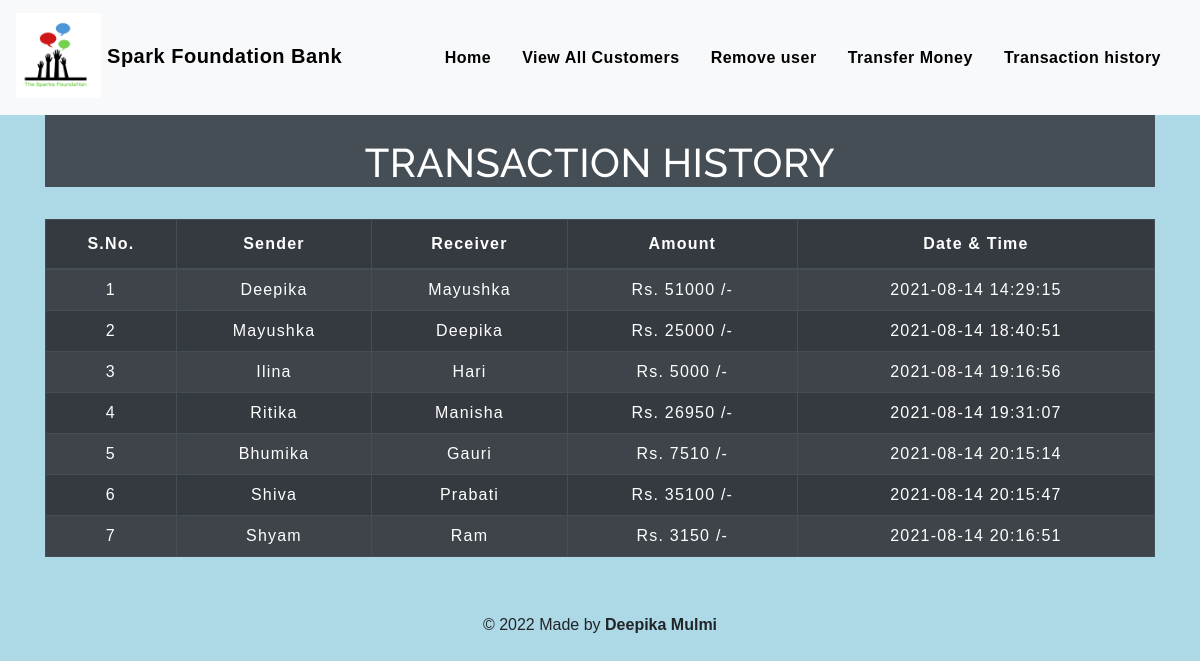
The page /transactionhistory.php on the database its author committed.
### tables this page shows
CREATE TABLE `transaction` (
  `sno` int(3) NOT NULL,
  `sender` text NOT NULL,
  `receiver` text NOT NULL,
  `balance` int(8) NOT NULL,
  `datetime` datetime NOT NULL DEFAULT current_timestamp()
);

### transactionhistory.php (the view, shortened to what this page needs)
<!DOCTYPE html>
<html lang="en">
<head>
    <link rel="stylesheet" href="https://stackpath.bootstrapcdn.com/bootstrap/4.5.2/css/bootstrap.min.css">
    <link rel="stylesheet" type="text/css" href="css/table.css">
    <link rel="stylesheet" type="text/css" href="css/navbar.css">
</head>
<body style="background-color : #ADD8E6;">
<?php
  include 'navbar.php';
?>
	<div class="container">
        <h2 class="text-center pt-4" style="color :white; background-color:#454d55;;">TRANSACTION HISTORY</h2>
       <br>
       <div class="table-responsive-sm">
    <table class="table table-hover table-striped table-condensed table-dark table-bordered">
        <thead style="color : white;">
            <tr>
                <th class="text-center">S.No.</th>
                <th class="text-center">Sender</th>
                <th class="text-center">Receiver</th>
                <th class="text-center">Amount</th>
                <th class="text-center">Date & Time</th>
            </tr>
        </thead>
        <tbody>
        <?php
            include 'config.php';
            $sql ="SELECT * FROM transaction";
            $query =mysqli_query($conn, $sql);
            while($rows = mysqli_fetch_assoc($query))
            {
        ?>
            <tr style="color : white;">
            <td class="py-2"><?php echo $rows['sno']; ?></td>
            <td class="py-2"><?php echo $rows['sender']; ?></td>
            <td class="py-2"><?php echo $rows['receiver']; ?></td>
            <td class="py-2">Rs. <?php echo $rows['balance']; ?> /-</td>
            <td class="py-2"><?php echo $rows['datetime']; ?> </td>
        <?php
            }
        ?>
        </tbody>
    </table>
    </div>
</div>
<footer class="text-center mt-5 py-2">
            <p>&copy 2022 Made by <b>Deepika Mulmi</b></p>
</footer>
</body>
</html>

### navbar.php (shortened to what this page needs)
<nav class="navbar navbar-expand-md navbar-dark bg-light">
<a class="navbar-brand" href="index.php" style="color:black"><img src="img/tsf logo.png" alt="Logo" width="85" style="margin-bottom:4px;"> <b>Spark Foundation Bank</b></a>
<div class="collapse navbar-collapse" id="collapsibleNavbar">
      <ul class="navbar-nav ml-auto">
        <li class="nav-item">
          <a class="nav-link" href="index.php" style="color : black;"><b>Home</b></a>
        </li>
        <li class="nav-item">
          <a class="nav-link" href="user.php" style="color : black;"><b>View All Customers</b></a>
        </li>
        <li class="nav-item">
          <a class="nav-link" href="removeuser.php" style="color : black;"><b>Remove user</b></a>
        </li>
        <li class="nav-item">
          <a class="nav-link" href="transfermoney.php" style="color : black;"><b>Transfer Money</b></a>
        </li>
        <li class="nav-item">
          <a class="nav-link" href="transactionhistory.php" style="color : black;"><b>Transaction history</b></a>
        </li>
    </div>
 </nav>

### table.css (style rules this page uses)
* { padding: 0; margin: 0; box-sizing: border-box; font-family: sans-serif; }
h2 { font-size: 40px; }
table { letter-spacing: 1.2px; }
td { text-align: center; }

### navbar.css (style rules this page uses)
.nav-link { margin-right: 15px; color:#2F363F; letter-spacing: 0.5px; transition: 0.5s; }
.navbar-brand { color: #000000; letter-spacing: 0.5px; }
h2 { color: #111010; letter-spacing: 0.5px; font-family: raleway; }

### rows shown on the page
transaction: sno "1", sender "Deepika", receiver "Mayushka", balance "51000", datetime "2021-08-14 14:29:15"
transaction: sno "2", sender "Mayushka", receiver "Deepika", balance "25000", datetime "2021-08-14 18:40:51"
transaction: sno "3", sender "Ilina", receiver "Hari", balance "5000", datetime "2021-08-14 19:16:56"
transaction: sno "4", sender "Ritika", receiver "Manisha", balance "26950", datetime "2021-08-14 19:31:07"
transaction: sno "5", sender "Bhumika", receiver "Gauri", balance "7510", datetime "2021-08-14 20:15:14"
transaction: sno "6", sender "Shiva", receiver "Prabati", balance "35100", datetime "2021-08-14 20:15:47"
transaction: sno "7", sender "Shyam", receiver "Ram", balance "3150", datetime "2021-08-14 20:16:51"
